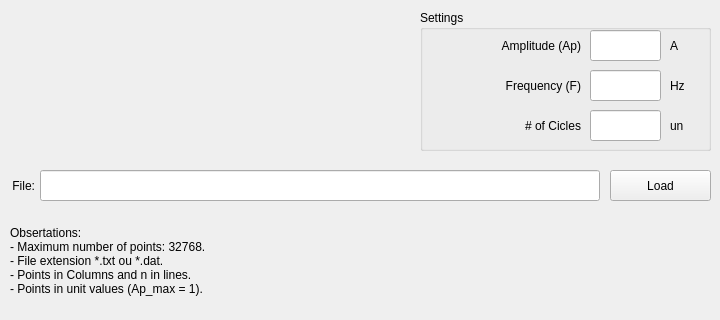
         <widget class="QWidget" name="tab_18">
          <attribute name="title">
           <string>Arbitrary</string>
          </attribute>
          <widget class="QLineEdit" name="Endereco_Curva_Arbitraria">
           <property name="geometry">
            <rect>
             <x>40</x>
             <y>170</y>
             <width>560</width>
             <height>31</height>
            </rect>
           </property>
           <property name="text">
            <string/>
           </property>
          </widget>
          <widget class="QLabel" name="label_108">
           <property name="geometry">
            <rect>
             <x>5</x>
             <y>170</y>
             <width>30</width>
             <height>31</height>
            </rect>
           </property>
           <property name="text">
            <string>File:</string>
           </property>
           <property name="alignment">
            <set>Qt::AlignRight|Qt::AlignTrailing|Qt::AlignVCenter</set>
           </property>
          </widget>
          <widget class="QPushButton" name="Procurar_Arquivo_Curva_Arbitraria">
           <property name="geometry">
            <rect>
             <x>610</x>
             <y>170</y>
             <width>101</width>
             <height>31</height>
            </rect>
           </property>
           <property name="text">
            <string>Load</string>
           </property>
           <property name="icon">
            <iconset>
             <normaloff>../../../../Users/james.citadini/.designer/backup/imagens/find.png</normaloff>../../../../Users/james.citadini/.designer/backup/imagens/find.png</iconset>
           </property>
           <property name="iconSize">
            <size>
             <width>20</width>
             <height>20</height>
            </size>
           </property>
          </widget>
          <widget class="QLabel" name="label_72">
           <property name="geometry">
            <rect>
             <x>10</x>
             <y>210</y>
             <width>351</width>
             <height>101</height>
            </rect>
           </property>
           <property name="font">
            <font>
             <italic>false</italic>
             <strikeout>false</strikeout>
            </font>
           </property>
           <property name="layoutDirection">
            <enum>Qt::LeftToRight</enum>
           </property>
           <property name="text">
            <string>Obsertations:
- Maximum number of points: 32768.
- File extension *.txt ou *.dat.
- Points in Columns and n in lines.
- Points in unit values (Ap_max = 1).</string>
           </property>
          </widget>
          <widget class="QGroupBox" name="groupBox_31">
           <property name="geometry">
            <rect>
             <x>420</x>
             <y>10</y>
             <width>291</width>
             <height>141</height>
            </rect>
           </property>
           <property name="title">
            <string>Settings</string>
           </property>
           <widget class="QLineEdit" name="Amplitude_Curva_Arbitraria">
            <property name="geometry">
             <rect>
              <x>170</x>
              <y>20</y>
              <width>71</width>
              <height>31</height>
             </rect>
            </property>
           </widget>
           <widget class="QLineEdit" name="N_Ciclos_Curva_Arbitraria">
            <property name="geometry">
             <rect>
              <x>170</x>
              <y>100</y>
              <width>71</width>
              <height>31</height>
             </rect>
            </property>
            <property name="text">
             <string/>
            </property>
           </widget>
           <widget class="QLabel" name="label_109">
            <property name="geometry">
             <rect>
              <x>0</x>
              <y>20</y>
              <width>161</width>
              <height>31</height>
             </rect>
            </property>
            <property name="text">
             <string>Amplitude (Ap)</string>
            </property>
            <property name="alignment">
             <set>Qt::AlignRight|Qt::AlignTrailing|Qt::AlignVCenter</set>
            </property>
           </widget>
           <widget class="QLabel" name="label_111">
            <property name="geometry">
             <rect>
              <x>250</x>
              <y>20</y>
              <width>41</width>
              <height>31</height>
             </rect>
            </property>
            <property name="text">
             <string>A </string>
            </property>
           </widget>
           <widget class="QLabel" name="label_152">
            <property name="geometry">
             <rect>
              <x>0</x>
              <y>100</y>
              <width>161</width>
              <height>31</height>
             </rect>
            </property>
            <property name="text">
             <string># of Cicles</string>
            </property>
            <property name="alignment">
             <set>Qt::AlignRight|Qt::AlignTrailing|Qt::AlignVCenter</set>
            </property>
           </widget>
           <widget class="QLabel" name="label_154">
            <property name="geometry">
             <rect>
              <x>250</x>
              <y>60</y>
              <width>31</width>
              <height>31</height>
             </rect>
            </property>
            <property name="text">
             <string>Hz</string>
            </property>
           </widget>
           <widget class="QLineEdit" name="Frequencia_Curva_Arbitraria">
            <property name="geometry">
             <rect>
              <x>170</x>
              <y>60</y>
              <width>71</width>
              <height>31</height>
             </rect>
            </property>
            <property name="text">
             <string/>
            </property>
           </widget>
           <widget class="QLabel" name="label_156">
            <property name="geometry">
             <rect>
              <x>0</x>
              <y>60</y>
              <width>161</width>
              <height>31</height>
             </rect>
            </property>
            <property name="text">
             <string>Frequency (F)</string>
            </property>
            <property name="alignment">
             <set>Qt::AlignRight|Qt::AlignTrailing|Qt::AlignVCenter</set>
            </property>
           </widget>
           <widget class="QLabel" name="label_158">
            <property name="geometry">
             <rect>
              <x>250</x>
              <y>100</y>
              <width>41</width>
              <height>31</height>
             </rect>
            </property>
            <property name="text">
             <string>un</string>
            </property>
           </widget>
           <widget class="QLabel" name="label_162">
            <property name="geometry">
             <rect>
              <x>140</x>
              <y>260</y>
              <width>21</width>
              <height>31</height>
             </rect>
            </property>
            <property name="font">
             <font>
              <family>Symbol</family>
             </font>
            </property>
            <property name="text">
             <string>(t)</string>
            </property>
            <property name="alignment">
             <set>Qt::AlignRight|Qt::AlignTrailing|Qt::AlignVCenter</set>
            </property>
           </widget>
          </widget>
         </widget>
